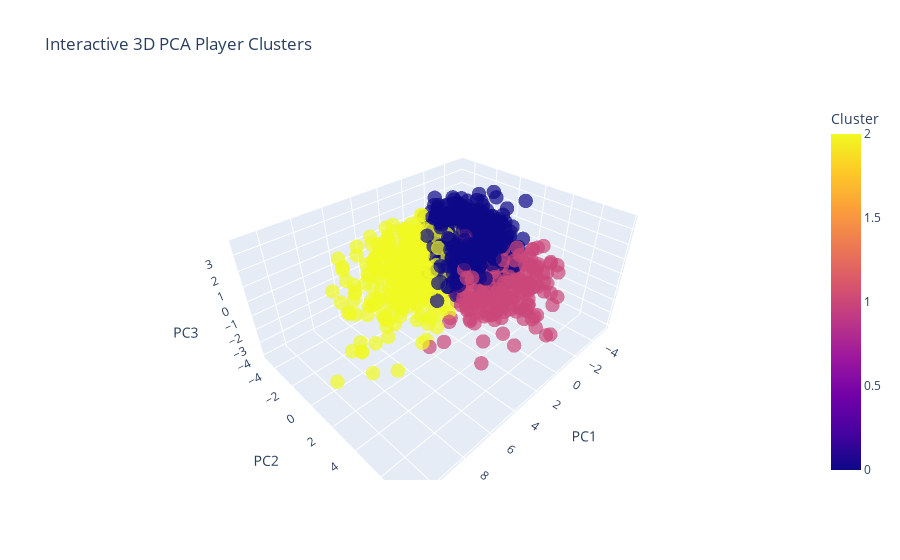

Write notebook code for a chart like this one.
### Code cell
import plotly.express as px
import pandas as pd

# Assuming you've already done PCA and added PC1, PC2, PC3 to df50_numeric

fig = px.scatter_3d(
    df271_numeric,
    x='PC1',
    y='PC2',
    z='PC3',
    color='Cluster',
    title="Interactive 3D PCA Player Clusters",
    opacity=0.7
)

fig.update_traces(marker=dict(size=5))
fig.show()

### Figure 1 — Plotly figure (JSON) as saved in the notebook; plotly's stock layout.template omitted (floating-point values rounded to 4 significant figures; data arrays with more than 128 entries replaced by an {"elided": "..."} marker saying what was removed)
{"data": [{"hovertemplate": "PC1=%{x}<br>PC2=%{y}<br>PC3=%{z}<br>Cluster=%{marker.color}<extra></extra>", "legendgroup": "", "marker": {"color": {"elided": "1127 int values"}, "coloraxis": "coloraxis", "opacity": 0.7, "size": 5, "symbol": "circle"}, "mode": "markers", "name": "", "scene": "scene", "showlegend": false, "type": "scatter3d", "x": {"elided": "1127 float values"}, "y": {"elided": "1127 float values"}, "z": {"elided": "1127 float values"}}], "layout": {"coloraxis": {"colorbar": {"title": {"text": "Cluster"}}, "colorscale": [[0, "#0d0887"], [0.1111, "#46039f"], [0.2222, "#7201a8"], [0.3333, "#9c179e"], [0.4444, "#bd3786"], [0.5556, "#d8576b"], [0.6667, "#ed7953"], [0.7778, "#fb9f3a"], [0.8889, "#fdca26"], [1, "#f0f921"]]}, "legend": {"tracegroupgap": 0}, "scene": {"domain": {"x": [0, 1], "y": [0, 1]}, "xaxis": {"title": {"text": "PC1"}}, "yaxis": {"title": {"text": "PC2"}}, "zaxis": {"title": {"text": "PC3"}}}, "title": {"text": "Interactive 3D PCA Player Clusters"}}}
